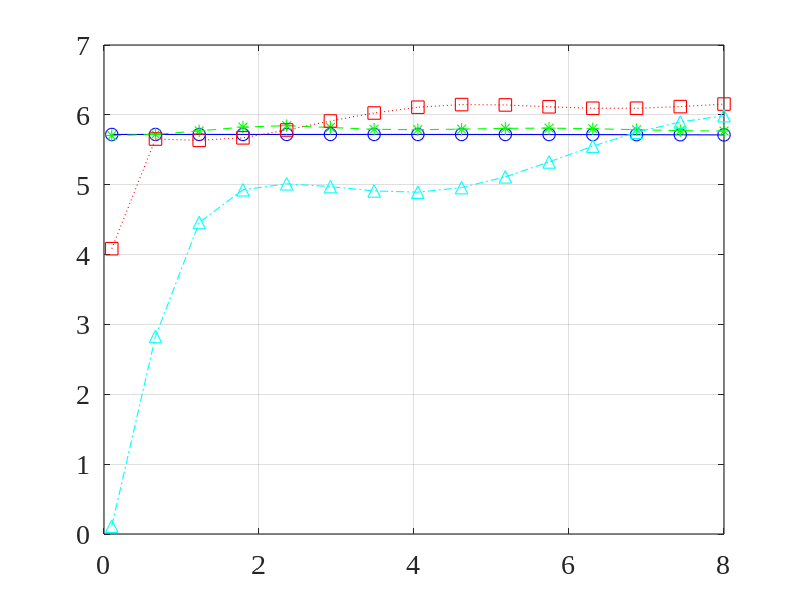
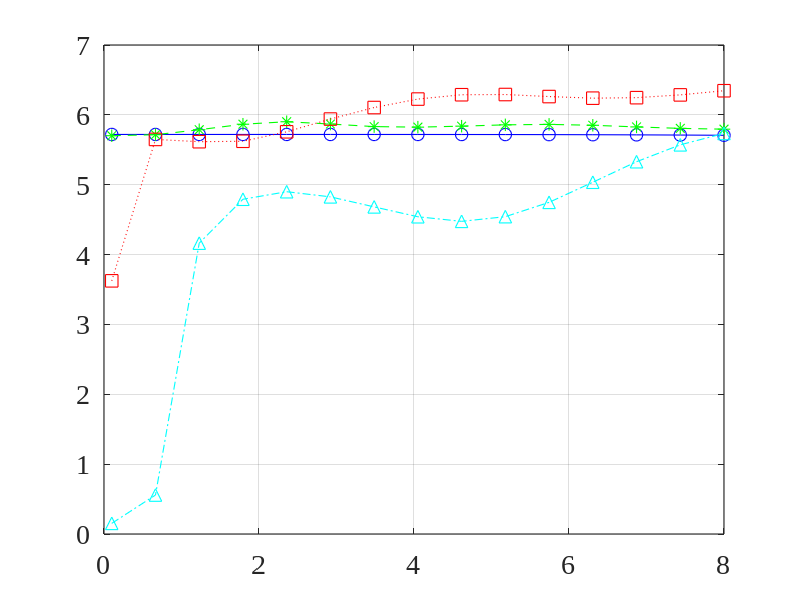

Here is the MATLAB script that generated these plots, in order:
close all; clc; clear all;
linewd = 0.8;
hcfontsize = 20;
MarkerSize=9;
c=340;

theta_d=0/180*pi;
M=6;     % number of microphones
[m_mat,n_mat]=meshgrid(1:M,1:M);

delta=0.005;
eps_values=[0 1e-5 1e-3 1e-1];     % number of microphones
f=linspace(100,8e3,15)';  % frequency

D1_dB_values=zeros(length(f),length(eps_values));
D2_dB_values=zeros(length(f),length(eps_values));
for idxM=1:length(eps_values)
    epsilon=eps_values(idxM);
    for idx_f=1:length(f)
        fk=f(idx_f);
        d=exp(-1i*2*pi*fk*delta/c*(0:M-1)'*cos(theta_d));
        Gamma0=sinc(2*fk*delta/c*(m_mat-n_mat));
        GammaC=besseli(0,2i*pi*fk*(m_mat-n_mat)*delta/c);
        b1=0.5*[3^0.5-1; 3-3^0.5];  % supercardioid
        f_bar=2*pi*delta/c*fk*(0:M-1)';
        b0bar=besselj(0,-f_bar);
        b1bar=1i*besselj(1,-f_bar);
        Gamma_dpc=[b0bar b1bar];
        GammaC_eps=GammaC+epsilon*eye(M);
        h=GammaC_eps\Gamma_dpc*b1;
        D1_dB_values(idx_f,idxM)=10*log10(abs(h'*d)^2/(h'*Gamma0*h));
        b1=0.5*[3^0.5-1; 3-3^0.5];  % supercardioid
        f_bar=2*pi*delta/c*fk*(0:M-1)';
        b0bar=besselj(0,-f_bar);
        b1bar=1i*besselj(1,-f_bar);
        Gamma_dpc=[b0bar b1bar];
        d=exp(-1i*f_bar);
        GammaC_eps=GammaC+epsilon*eye(M);
        hLS=GammaC_eps\Gamma_dpc*b1;
        h=hLS-(1-d'*hLS)/(d'/GammaC_eps*d)*(GammaC_eps\d);
        D2_dB_values(idx_f,idxM)=10*log10(abs(h'*d)^2/(h'*Gamma0*h));
    end
end

figure
plot(f/1e3,D1_dB_values(:,1),'-bo','linewidth',linewd, 'MarkerSize',MarkerSize);
hold on
plot(f/1e3,D1_dB_values(:,2),'--g*','linewidth',linewd, 'MarkerSize',MarkerSize);
plot(f/1e3,D1_dB_values(:,3),':rs','linewidth',linewd, 'MarkerSize',MarkerSize);
plot(f/1e3,D1_dB_values(:,4),'-.c^','linewidth',linewd, 'MarkerSize',MarkerSize);
hold off
set(gca, 'Color', [1, 1, 1]);
set(gca, 'FontName', 'Times New Roman');
set(gca, 'FontSize', hcfontsize);
set(gca, 'LineWidth', linewd);
set(gca,'YLim',[0 7]);
box on; grid on;

figure
plot(f/1e3,D2_dB_values(:,1),'-bo','linewidth',linewd, 'MarkerSize',MarkerSize);
hold on
plot(f/1e3,D2_dB_values(:,2),'--g*','linewidth',linewd, 'MarkerSize',MarkerSize);
plot(f/1e3,D2_dB_values(:,3),':rs','linewidth',linewd, 'MarkerSize',MarkerSize);
plot(f/1e3,D2_dB_values(:,4),'-.c^','linewidth',linewd, 'MarkerSize',MarkerSize);
hold off
set(gca, 'Color', [1, 1, 1]);
set(gca, 'FontName', 'Times New Roman');
set(gca, 'FontSize', hcfontsize);
set(gca, 'LineWidth', linewd);
set(gca,'YLim',[0 7]);
box on; grid on;
